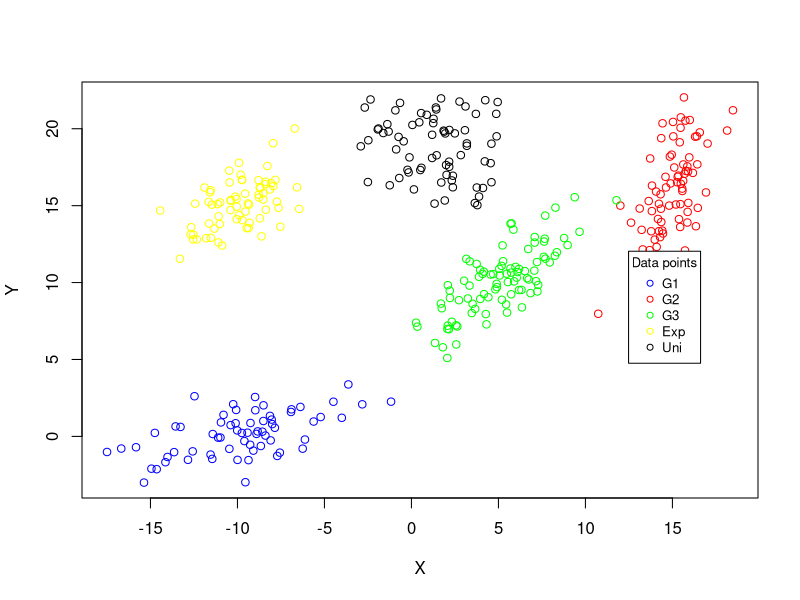
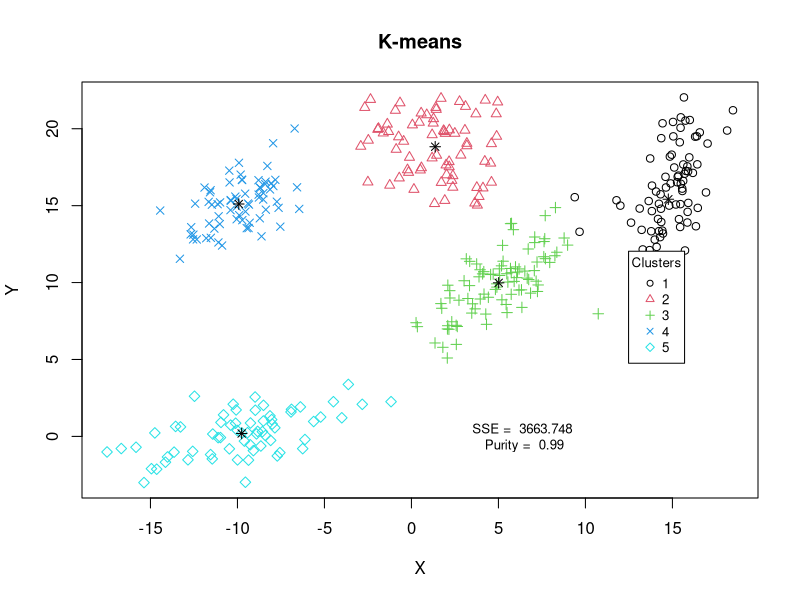
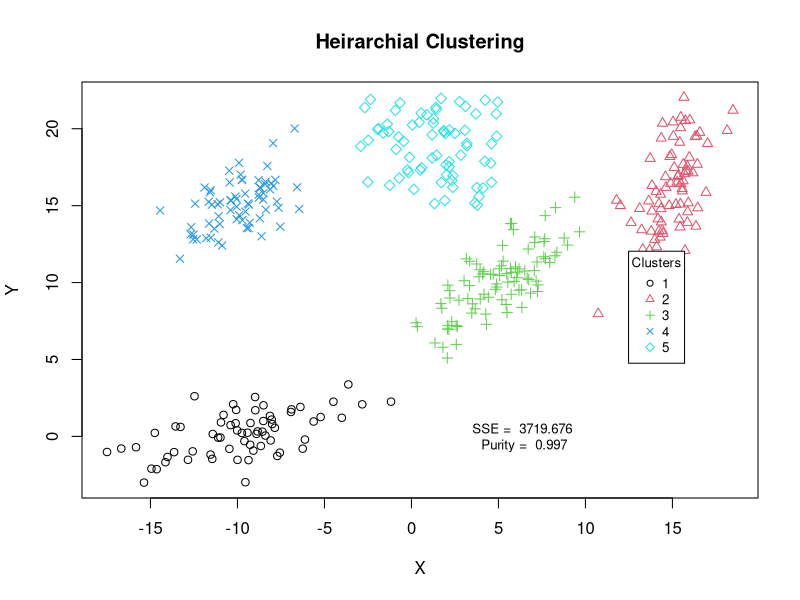
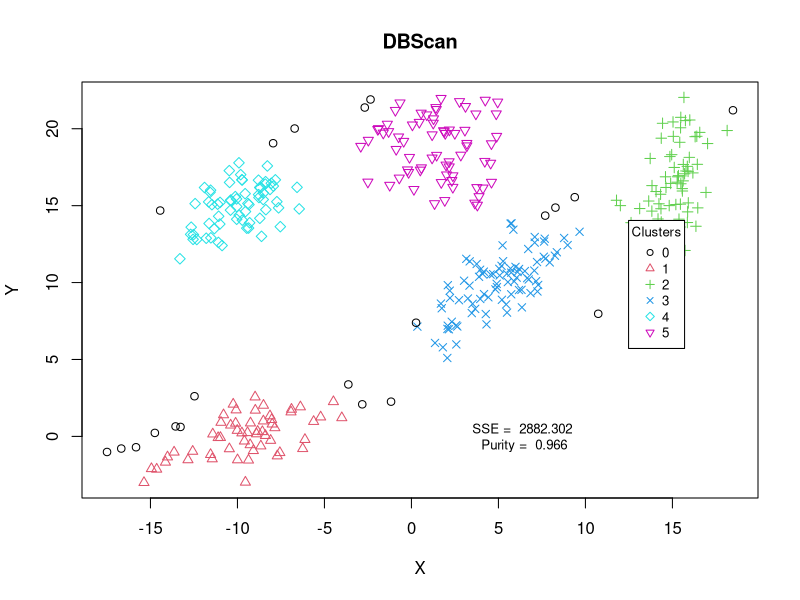

These figures' R source, in order:
#uses data in dataset2.txt
dataset <- read.table("dataset2.txt",header=TRUE,row.names=1)

#find min y from all plots, max y from all plots
xmin <- min(dataset[,1])
xmax <- max(dataset[,1])
ymin <- min(dataset[,2])
ymax <- max(dataset[,2])

xlim = c(xmin,xmax)
ylim = c(ymin,ymax)

#plotting all points in one graph with different colors
color <- c("blue","red","green","yellow","black")

plot(dataset[,1], dataset[,2], xlab="X", ylab="Y", col = ifelse(dataset[,3] == 1, color[1], ifelse(dataset[,3] == 2, color[2], ifelse(dataset[,3] == 3, color[3],ifelse(dataset[,3] == 4, color[4],color[5])))))

legend(xlim[2]-6, ylim[2]-10, legend=c("G1","G2","G3","Exp","Uni") , cex=0.8, pch = 1, col=color, title="Data points")

#CLUSTERING
require(graphics)

#dataset without class labels
cdataset = dataset[,-3]

#FUNCTIONS
#Square
square <- function(x)
{
  squared <- (x)*(x)
  return(squared)
}


#Purity
cal_purity <- function(new_labs, old_labs) 
{
  purity <- sum(apply(table(old_labs, new_labs), 2, max)) / length(new_labs)
  return (purity)
}

#SSE
cal_SSE <- function(dataset, new_labs, k)
{
  sum_x <- vector(mode = "numeric", length = k)
  sum_y <- vector(mode = "numeric", length = k)
  nc <- vector(mode = "numeric", length = k)
  n = nrow(dataset)
  
  for (i in 1:n)
  {
    if(new_labs[i] == 0) { next }
    
    sum_x[new_labs[i]] <- sum_x[new_labs[i]] + dataset[i,1]
    sum_y[new_labs[i]] <- sum_y[new_labs[i]] + dataset[i,2]
    nc[new_labs[i]] <- nc[new_labs[i]] + 1
  }
  mean_x <- sum_x/nc
  mean_y <- sum_y/nc
  
  err_x <- 0
  err_y <- 0
  for (i in 1:n)
  {
    if(new_labs[i] == 0) { next }
    
    err_x <- err_x + square(mean_x[new_labs[i]] - dataset[i,1])
    err_y <- err_y + square(mean_y[new_labs[i]] - dataset[i,2])
  }
  
  sse <- err_x + err_y
  return (sse)
}

#K-MEANS
#kmeans(x, centers, iter.max = 10)
cluster_size <- 5
clk <- kmeans(cdataset, cluster_size, 10)
plot(cdataset, col = clk$cluster, pch = clk$cluster, xlab="X", ylab="Y")
points(clk$centers, col = "black" , pch = 8, cex = 1)
title("K-means")
legend(xlim[2]-6, ylim[2]-10, legend = sort(unique(clk$cluster)) , cex=0.8, col = sort(unique(clk$cluster)), pch = sort(unique(clk$cluster)), title="Clusters")
purity <- round(cal_purity(clk$cluster,dataset[,3]),3)
sse <- round(cal_SSE(cdataset,clk$cluster, cluster_size),3)
val <- paste(paste("SSE = ",sse),paste("\nPurity = ",purity))
text(xlim[2]-12, ylim[1]+3, val , cex=0.8)


#HIERARCHICHAL CLUSTERING
cluster_size <- 5
hc <- hclust(dist(cdataset), "ward.D")
clh <- cutree(as.hclust(hc), k = cluster_size)
plot(cdataset, col = clh, pch = clh, xlab="X", ylab="Y")
title("Heirarchial Clustering")
legend(xlim[2]-6, ylim[2]-10, legend = sort(unique(clh)) , cex=0.8, col = sort(unique(clh)), pch = sort(unique(clh)), title="Clusters")
purity <-round(cal_purity(clh,dataset[,3]),3)
sse <- round(cal_SSE(cdataset,clh, cluster_size),3)
val <- paste(paste("SSE = ",sse),paste("\nPurity = ",purity))
text(xlim[2]-12, ylim[1]+3, val , cex=0.8)

#DBSCAN
#downloaded using install.packages("dbscan")
library(dbscan)
db <- dbscan(cdataset, eps = 1.5, minPts = 5)
cld <- db$cluster
plot(cdataset, col = cld+1, pch = cld+1, xlab="X", ylab="Y")
title("DBScan")
cluster_size <- length(unique(cld)) - 1
legend(xlim[2]-6, ylim[2]-8, legend = sort(unique(cld)) , cex=0.8, col = sort(unique(cld + 1)), pch = sort(unique(cld + 1)), title="Clusters")
purity <- round(cal_purity(cld,dataset[,3]),3)
sse <- round(cal_SSE(cdataset,cld, cluster_size),3)
val <- paste(paste("SSE = ",sse),paste("\nPurity = ",purity))
text(xlim[2]-12, ylim[1]+3, val , cex=0.8)

#write.table(dataset,file="dataset2.txt")
#mat <- read.table("dataset.txt",header=TRUE,row.names=1)
